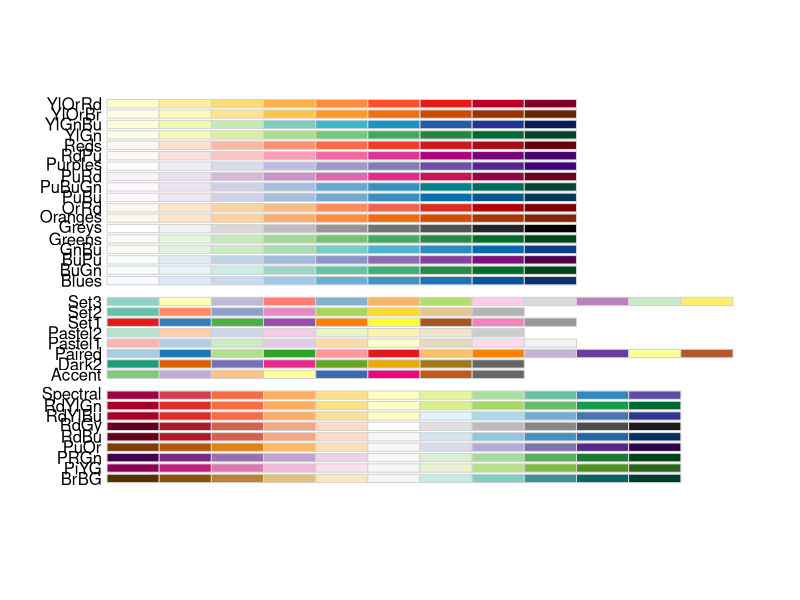
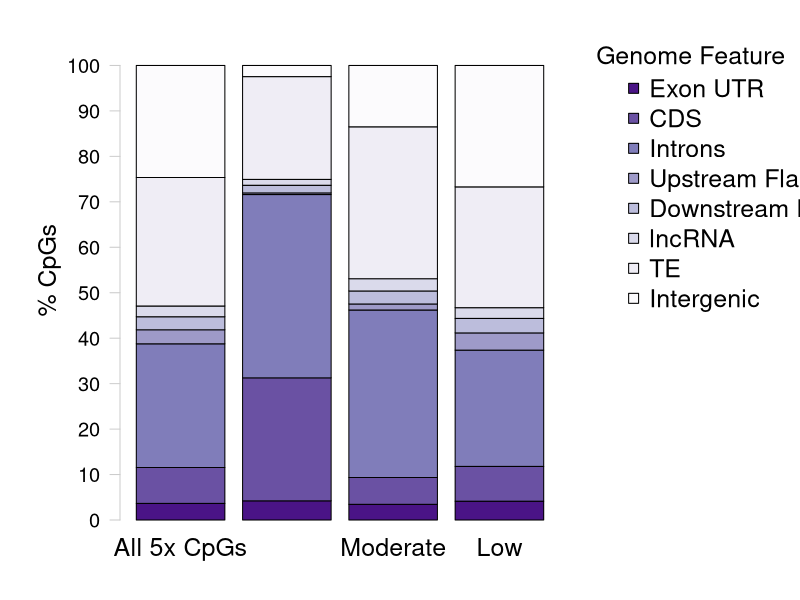

Write R code to recreate these figures, in order.
## ---- chunk 1
knitr::opts_chunk$set(echo = TRUE)
knitr::opts_knit$set(root.dir = "/Users/yaaminivenkataraman/Documents/project-oyster-oa/analyses/Haws_06-methylation-landscape/") #Set root directory
## ---- chunk 2
getwd()
## ---- chunk 3
#install.packages("broom")
#install.packages("RColorBrewer")
#install.packages("tidyverse")

require(broom)
require(RColorBrewer)
require(tidyverse)
## ---- chunk 4
sessionInfo()
## ---- chunk 5
display.brewer.all()
plotColors <- brewer.pal(8, "Purples") #Create a color scheme
## ---- chunk 6
exonUTROverlaps <- read.table("zr3644_5x-exonUTR-counts.txt", header = FALSE, col.names = c("counts", "filename")) #Import file with all file overlaps
exonUTROverlaps <- exonUTROverlaps[73:75,] #Retain final rows
head(exonUTROverlaps) #Confirm import
## ---- chunk 7
CDSOverlaps <- read.table("zr3644_5x-CDS-counts.txt", header = FALSE, col.names = c("counts", "filename")) #Import file with all file overlaps
CDSOverlaps <- CDSOverlaps[73:75,] #Retain final rows
head(CDSOverlaps) #Confirm import
## ---- chunk 8
intronOverlaps <- read.table("zr3644_5x-intron-counts.txt", header = FALSE, col.names = c("counts", "filename")) #Import file with all file overlaps
intronOverlaps <- intronOverlaps[73:75,] #Retain final rows
head(intronOverlaps) #Confirm import
## ---- chunk 9
upstreamOverlaps <- read.table("zr3644_5x-upstreamFlanks-counts.txt", header = FALSE, col.names = c("counts", "filename")) #Import file with all file overlaps
upstreamOverlaps <- upstreamOverlaps[73:75,] #Retain final rows
head(upstreamOverlaps) #Confirm import
## ---- chunk 10
downstreamOverlaps <- read.table("zr3644_5x-downstreamFlanks-counts.txt", header = FALSE, col.names = c("counts", "filename")) #Import file with all file overlaps
downstreamOverlaps <- downstreamOverlaps[73:75,] #Retain final rows
head(downstreamOverlaps) #Confirm import
## ---- chunk 11
lncRNAOverlaps <- read.table("zr3644_5x-lncRNA-counts.txt", header = FALSE, col.names = c("counts", "filename")) #Import file with all file overlaps
lncRNAOverlaps <- lncRNAOverlaps[73:75,] #Retain final rows
head(lncRNAOverlaps) #Confirm import
## ---- chunk 12
TEOverlaps <- read.table("zr3644_5x-TE-counts.txt", header = FALSE, col.names = c("counts", "filename")) #Import file with all file overlaps
TEOverlaps <- TEOverlaps[73:75,] #Retain final rows
head(TEOverlaps) #Confirm import
## ---- chunk 13
intergenicOverlaps <- read.table("zr3644_5x-intergenic-counts.txt", header = FALSE, col.names = c("counts", "filename")) #Import file with all file overlaps
intergenicOverlaps <- intergenicOverlaps[73:75,] #Retain final rows
head(intergenicOverlaps) #Confirm import
## ---- chunk 14
cpgFeatureOverlaps <- cbind(exonUTROverlaps,
                            CDSOverlaps,
                            intronOverlaps,
                            upstreamOverlaps,
                            downstreamOverlaps,
                            lncRNAOverlaps,
                            TEOverlaps,
                            intergenicOverlaps) #Combine information from all genome features
rownames(cpgFeatureOverlaps) <- c("Meth", "sparseMeth", "unMeth") #Assign row names
ncol(cpgFeatureOverlaps) #Count columns
cpgFeatureOverlaps <- cpgFeatureOverlaps[,seq(1, 16, 2)] #Keep odd-numbered columns (counts)
colnames(cpgFeatureOverlaps) <- c("exonUTR", "CDS", "intron", "upstream", "downstream", "lncRNA", "TE", "intergenic") #Add column names
head(cpgFeatureOverlaps) #Confirm formatting
## ---- chunk 15
cpgFeatureOverlaps <- as.data.frame(t(cpgFeatureOverlaps)) #Transpose so column names are row names
cpgFeatureOverlaps$allCpGs <- c(700167, 1516641, 5221932, 592834, 549787, 454393, 5424483, 4730728) #Add CpG motif overlap information
cpgFeatureOverlaps <- cpgFeatureOverlaps[,c(4, 1:3)] #Reorganize columns
head(cpgFeatureOverlaps) #Confirm formatting
## ---- chunk 16
write.csv(cpgFeatureOverlaps, "CpG-feature-overlaps.csv", quote = FALSE, row.names = TRUE) #Save data
## ---- chunk 17
cpgLocationStatTest <- data.frame(t(cpgFeatureOverlaps)) #Transpose for statistical testing
cpgLocationStatTest <- cpgLocationStatTest[1:2,] #keep only allCpGs and Meth data
head(cpgLocationStatTest) #Confirm formatting
## ---- chunk 18
CpGLocationAllMeth <- data.frame() #Create empty dataframe to store chi-squared results
for(i in 1:ncol(cpgLocationStatTest)) { #For each genome feature
  AllFeature <- cpgLocationStatTest[1,i] #Variable for # genome feature overlaps for genomic CpGs with data
  MethFeature <- cpgLocationStatTest[2,i] #Variable for # genome feature overlaps for methylated CpGs
  AllNotFeature <- sum(cpgLocationStatTest[1,-i]) #Variable for # other CpG types for genomic CpGs with data
  MethNotFeature <- sum(cpgLocationStatTest[2,-i]) #Variable for # other CpG types for methylated CpGs
  ct <- matrix(c(AllFeature, MethFeature, AllNotFeature, MethNotFeature), ncol = 2) #Create contingency table
  colnames(ct) <- c(as.character(colnames(cpgLocationStatTest[i])), paste0("Not", colnames(cpgLocationStatTest[i]))) #Assign column names: type, not type
  rownames(ct) <- c(as.character(row.names(cpgLocationStatTest)[c(1,2)])) #Assign row names: genomic CpGs with data, methylated CpGs
  print(ct) #Confirm table is correct
  ctResults <- data.frame(broom::tidy(chisq.test(ct))) #Create dataframe storing chi-sq stats results. Use broom::tidy to extract results from test output
  ctResults$GenomeFeature <- as.character(colnames(cpgLocationStatTest)[i]) #Add CpG type to results
  CpGLocationAllMeth <- rbind(CpGLocationAllMeth, ctResults) #Add test statistics to master table
}
## ---- chunk 19
head(CpGLocationAllMeth)
## ---- chunk 20
CpGLocationAllMeth$p.adj <- p.adjust(CpGLocationAllMeth$p.value, method = "fdr") #Correct p-value using FDR
range(CpGLocationAllMeth$p.adj) #Look at range of p-values
head(CpGLocationAllMeth) #Confirm changes
## ---- chunk 21
write.csv(CpGLocationAllMeth, "CpG-location-statResults.txt", quote = FALSE, row.names = TRUE) #Save statistical output
## ---- chunk 22
head(cpgFeatureOverlaps)
## ---- chunk 23
cpgFeatureOverlapsPercents <- cpgFeatureOverlaps #Duplicate dataframe
for (i in 1:length(cpgFeatureOverlaps)) {
  cpgFeatureOverlapsPercents[,i] <- (cpgFeatureOverlapsPercents[,i] / (sum(cpgFeatureOverlapsPercents[,i]))) * 100
} #Divide every entry by sum of the column and multiply by 100 to get percentages. Do not include gene information
head(cpgFeatureOverlapsPercents) #Check calculations
## ---- chunk 24
pdf("figures/CpG-feature-overlaps.pdf", width = 11, height = 8.5)

par(mar = c(1,5,0,1), oma = c(3, 1, 1, 11)) #Change figure boundaries

barplot(t(t(cpgFeatureOverlapsPercents[,c(1:4)])), 
        col= rev(plotColors), 
        axes = FALSE, 
        names.arg = c("All 5x CpGs", "High", "Moderate", "Low"), cex.names = 1.5,
        ylim = c(0, 110)) #Create base plot. Everything should be white. Do not plot axes. Include sequencing type as labels and set size. Set y-axis specs. 

axis(side = 2, at = seq(0, 100, by = 10), las = 2, col = "grey80", cex.axis = 1.2) #Add y-axis
mtext(side = 2, "% CpGs", line = 3, cex = 1.5) #Add y-axis label

par(fig = c(0, 1, 0, 1), oma = c(0, 0, 0, 0), mar = c(0, 0, 0, 0), new = TRUE) #Create new plot
plot(0, 0, type = "n", bty = "n", xaxt = "n", yaxt = "n") #Add new plot on top of current plot
legend(x = 0.57, y = 0.87, 
       xpd = TRUE,
       legend = c("Exon UTR", 
                  "CDS", 
                  "Introns", 
                  "Upstream Flank", 
                  "Downstream Flank", 
                  "lncRNA", 
                  "TE", 
                  "Intergenic"),
       pch = 22, 
        col = "black", 
        pt.bg = rev(plotColors),
       bty = "n",
       cex = 1.5, 
       x.intersp = 0.7, xjust = 0) #Place a legend in the top right of the figure with no box
text("Genome Feature", x = 0.785, y = 0.879, cex = 1.5) #Add legend title that is aligned with legend

dev.off()
## ---- chunk 25
save.image("../../project-oyster-oa.RData") #Save RData
